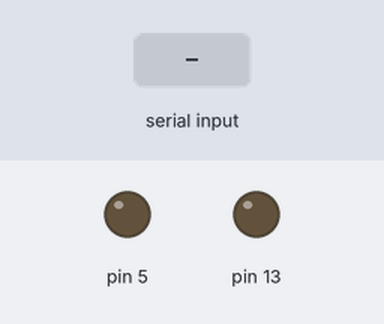
Recording of a sketch running on a simulated Arduino Uno, built with avr-gcc and run on an emulated ATmega328P. Parts: output pins drawn as LEDs (lit = HIGH). Inputs (shaded band) come from the test bench.

Above: at 1.2 s.
1.3 s: "1" received over Serial
At 2.2 s:
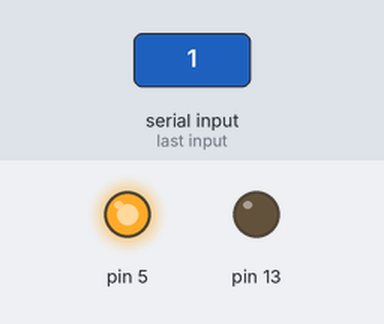
2.8 s: "2" received over Serial
At 3.3 s:
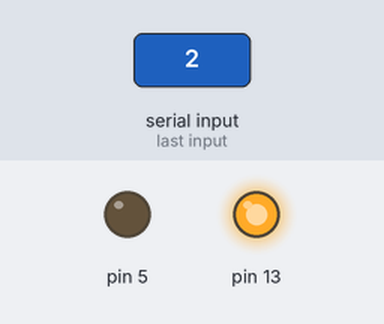
4.3 s: "0" received over Serial
At 5.7 s:
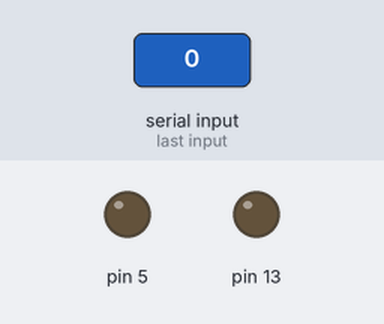
Timing chart, 0 to 7.3 s (numbered marks = the images above; inputs shaded):
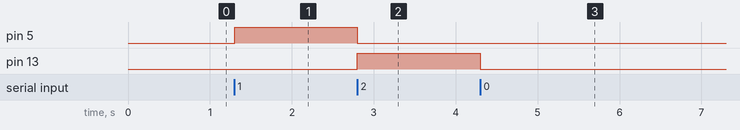

The sketch:

InvertirGiroDelMotorConCircuitoL298_Pag66_.ino
```cpp
/* TRANSCRITO POR GUSTAVO JARRO CALLIZAYA*/
 /*DEL*/
 /*TEXTO: ROBOTICA CON ARDUINO 2 (SECUNDARI COMUNITARIA PRODUCTIVA
 * ) "TECHHOME"*/
  /* PRACTICA:INVERTIR GIRO DE UN MOTOR CON CIRCUITO L298D
   *  PAGINA 66  DEL TEXTO*   */
char dato;

void setup() {
  // put your setup code here, to run once:
dato = '0';
pinMode(5, OUTPUT);
pinMode(13, OUTPUT);
Serial.begin(9600);
}

void loop() {
  // put your main code here, to run repeatedly:
dato = Serial.read();
if(dato == '0'){
  digitalWrite(5,LOW);
  digitalWrite(13, LOW);

}
if(dato == '1'){
  digitalWrite(5,HIGH);
  digitalWrite(13, LOW);
}
if(dato == '2'){
  digitalWrite(5,LOW);
  digitalWrite(13, HIGH);
}

/*TRASNCRIPCION POR GUSTAVO JARRO CALLIZAYA*/
}
```

Measured:
- after the input at 1.3 s, pin 5: LOW → HIGH at once
- after the input at 2.8 s, pin 5: HIGH → LOW at once; pin 13: LOW → HIGH at once
- after the input at 4.3 s, pin 13: HIGH → LOW at once
